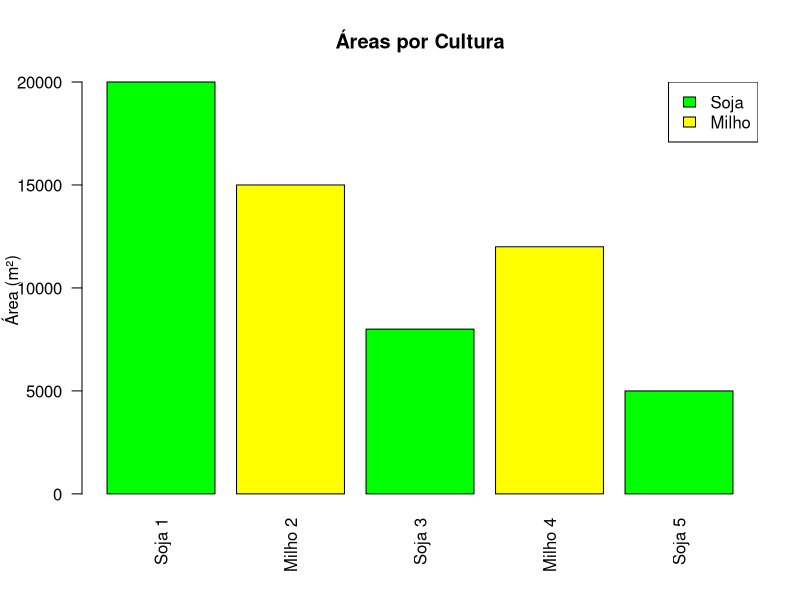

The R source for this figure:
# FarmTech Solutions - Análise Estatística
# Dados de área e insumos das culturas

# Dados de exemplo (baseados no que o Python coletaria)
areas <- c(20000, 15000, 8000, 12000, 5000)
totais_litros <- c(20, 15, 10, 18, 8)
culturas <- c("Soja", "Milho", "Soja", "Milho", "Soja")

# ===== ANÁLISE DE ÁREAS =====
cat("===== FARMTECH - ANÁLISE ESTATÍSTICA =====\n\n")

cat("--- Análise de Áreas (m²) ---\n")
cat("Média das áreas:", mean(areas), "m²\n")
cat("Desvio padrão das áreas:", sd(areas), "m²\n")
cat("Área mínima:", min(areas), "m²\n")
cat("Área máxima:", max(areas), "m²\n")

# ===== ANÁLISE DE INSUMOS =====
cat("\n--- Análise de Insumos (litros) ---\n")
cat("Média de insumos:", mean(totais_litros), "litros\n")
cat("Desvio padrão de insumos:", sd(totais_litros), "litros\n")
cat("Mínimo de insumos:", min(totais_litros), "litros\n")
cat("Máximo de insumos:", max(totais_litros), "litros\n")

# ===== ANÁLISE POR CULTURA =====
cat("\n--- Análise por Cultura ---\n")

areas_soja <- areas[culturas == "Soja"]
areas_milho <- areas[culturas == "Milho"]

cat("Média de área - Soja:", mean(areas_soja), "m²\n")
cat("Média de área - Milho:", mean(areas_milho), "m²\n")

# ===== GRÁFICO SIMPLES =====
cores <- ifelse(culturas == "Soja", "green", "yellow")
nomes <- paste(culturas, seq_along(culturas), sep = " ")

barplot(areas,
        names.arg = nomes,
        main = "Áreas por Cultura",
        ylab = "Área (m²)",
        col = cores,
        las = 2)

legend("topright",
       legend = c("Soja", "Milho"),
       fill = c("green", "yellow"))
